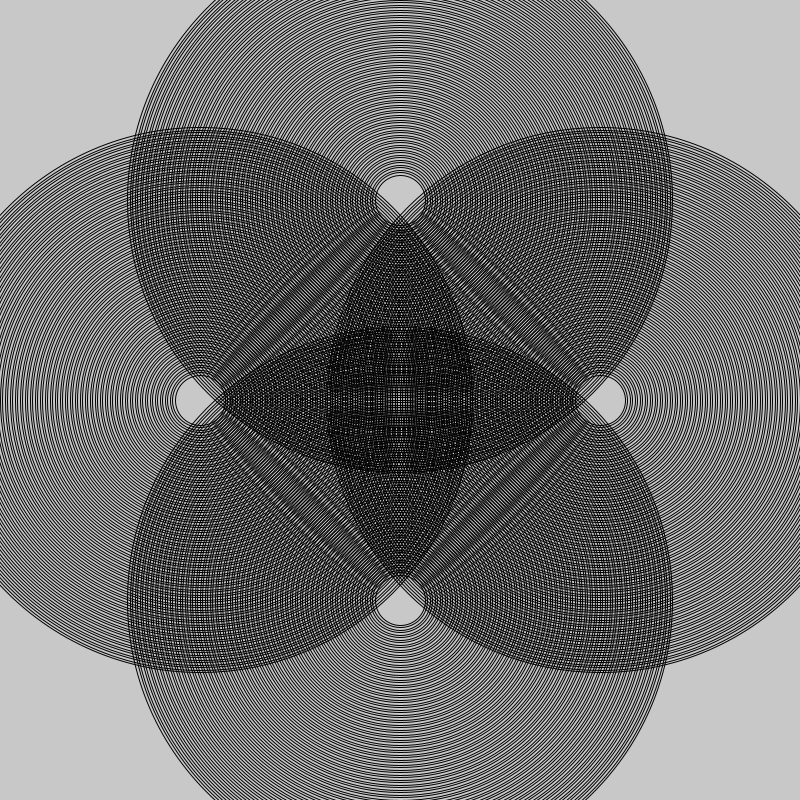
Frame 1 (no input)
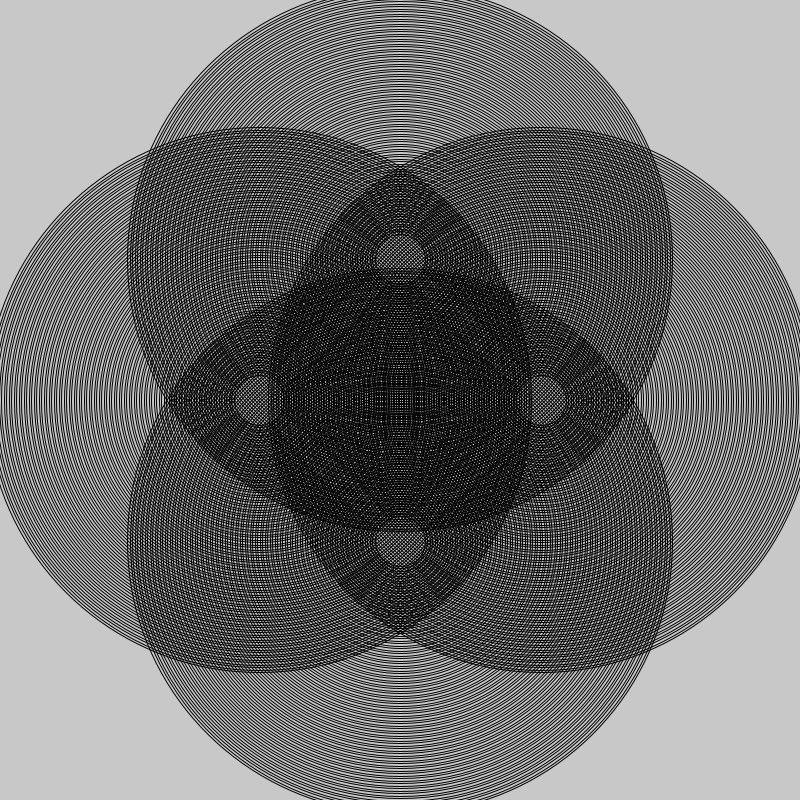
Frame 60 (the mouse pressed at the canvas centre just before this capture)
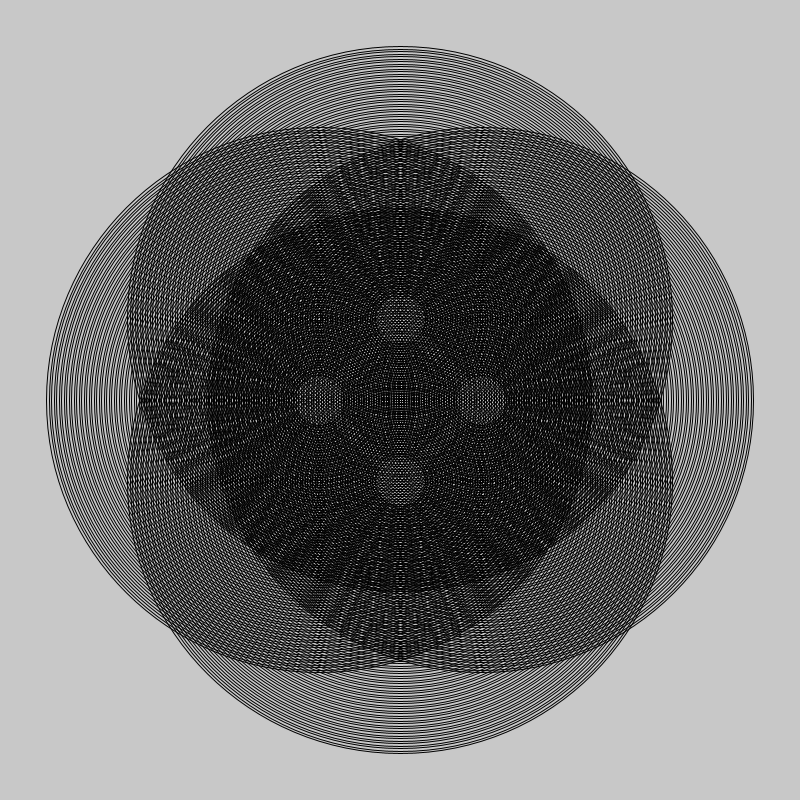
Frame 120 (the mouse held since frame 60 and released just before this capture)

The Processing sketch that drew these frames (run headless with seeded random() and noise(); from frame 60 on, the mouse is pressed at the canvas centre):

// Processing sketch: Circlessseses
// ── Circlessseses.pde
void setup(){
  size(800,800);
}

int X2 = 600;
  int X = 200;
  int Y2 = 600;
  int Y = 200;
int Xx=0;
void draw(){
  background(200);
  int size =50;
 for(int i = 0; i < 100; i++){
   noFill();
   ellipse(X,400, size, size);
   size+=5;
 }
   size =50;
 for(int j = 0; j < 100; j++){
   noFill();
   ellipse(X2,400, size, size);
   size+=5;
 }
 size =50;
 for(int k = 0; k < 100; k++){
   noFill();
   ellipse(400,Y, size, size);
   size+=5;
 }
   size =50;
 for(int l = 0; l < 100; l++){
   noFill();
   ellipse(400,Y2, size, size);
   size+=5;
 }
 if(X==700){
   Xx=1;
 }
 else if(X==100){
 Xx=0;
 }
 if(Xx==0){
 X+=1;
 X2-=1;
 }
 else if(Xx==1){
   X-=1;
 X2+=1;
 }
  if(Y==700){
   Xx=1;
 }
 else if(Y==100){
 Xx=0;
 }
 if(Xx==0){
 Y+=1;
 Y2-=1;
 }
 else if(Xx==1){
   Y-=1;
 Y2+=1;
 }
 }
